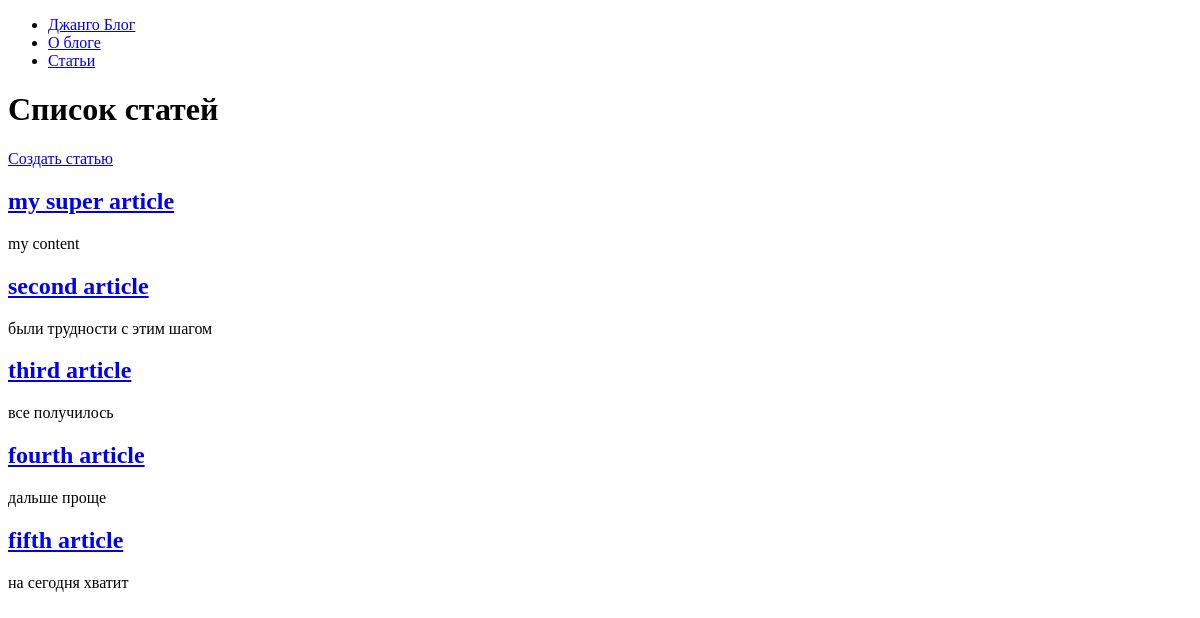
The app's page /articles/, older data.
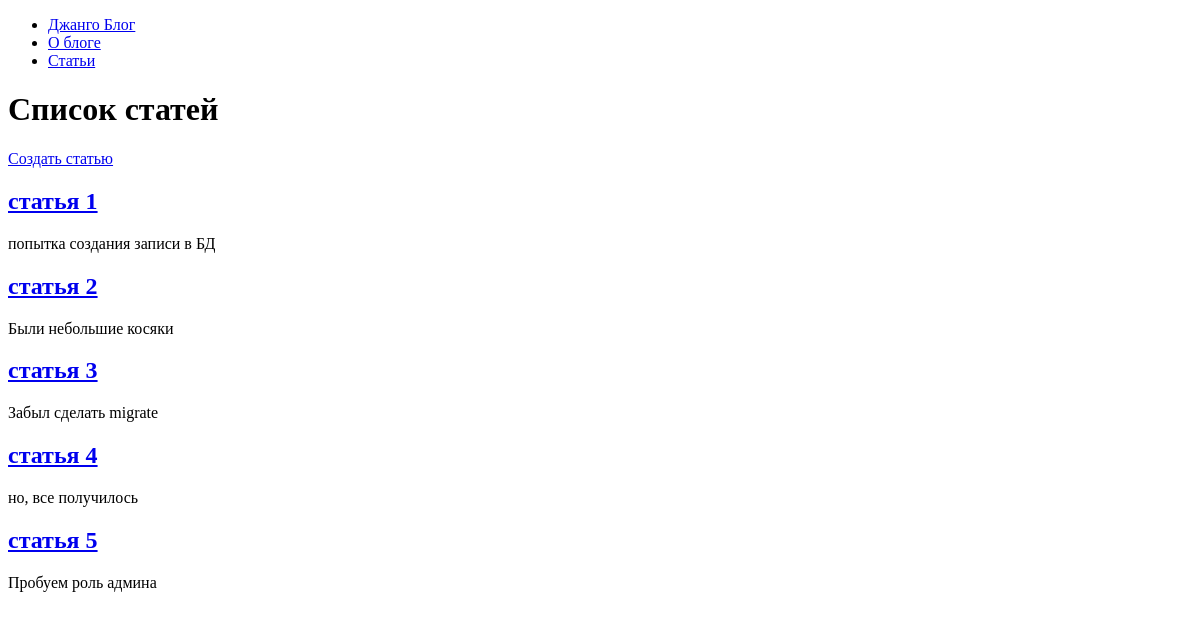
The same page, newer data.
### hexlet_django_blog/article/models.py (models this page shows, shortened)
class Article(models.Model):
    name = models.CharField(max_length=200)
    body = models.TextField()
    created_at = models.DateTimeField(auto_now_add=True)
    updated_at = models.DateTimeField(auto_now=True)

### hexlet_django_blog/article/views.py (the view)
class IndexView(View):
    def get(self, request, *args, **kwargs):
        articles = Article.objects.all()[:15]
        return render(request, 'articles/index.html', context={
            'articles': articles,
        })

### hexlet_django_blog/article/templates/articles/index.html
{% extends "base.html" %}
{% block content %}
    <h1>Список статей</h1>
    <a href={%url 'articles_create'%}>Создать статью</a>
    {% for article in articles %}
        <h2>
            <a class="link" href="{% url 'article' article.id %}">
                {{ article.name }}
            </a>
        </h2>
        <div>{{ article.body }}</div>
    {% endfor %}
{% endblock %}

Row changes from the older to the newer data that the page shows:
removed Article: name "fifth article", body "на сегодня хватит"
changed Article: name "my super article" → "статья 1"; body "my content" → "попытка создания записи в БД"
changed Article: name "second article" → "статья 2"; body "были трудности с этим шагом" → "Были небольшие косяки"
changed Article: name "third article" → "статья 3"; body "все получилось" → "Забыл сделать migrate"
changed Article: name "fourth article" → "статья 4"; body "дальше проще" → "но, все получилось"
added Article: name "статья 5", body "Пробуем роль админа"
